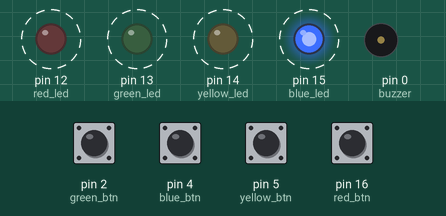
A sketch run on a simulated Arduino Uno, built with avr-gcc and run on an emulated ATmega328P. Shown: output pins drawn as LEDs (lit = HIGH), buzzer (waves = sounding). Dashed ring = blinking. The test bench sets the inputs (shaded band); at power-on: pin 2 (green_btn), pin 4 (blue_btn), pin 5 (yellow_btn), pin 16 (red_btn) HIGH. Random numbers use the default seed unless the sketch sets one; what the sketch prints to the serial monitor is not drawn.

Above: at 2.05 s.
2.1 s: pin 5 (yellow_btn) pulled LOW for 0.5 s
At 4.6 s:
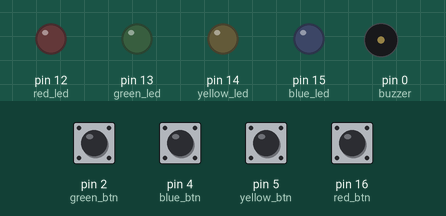
4.9 s: pin 2 (green_btn) pulled LOW for 0.5 s
At 5.7 s:
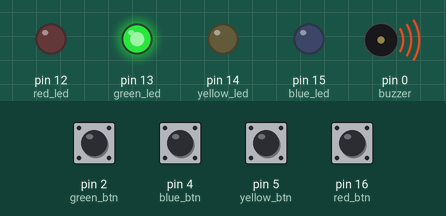
8.4 s: pin 5 (yellow_btn) pulled LOW for 1 s
At 9.3 s:
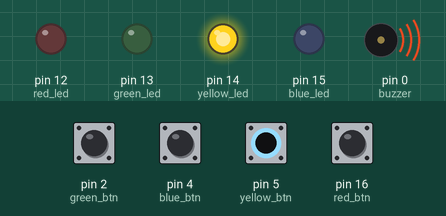
11.0 s: pin 4 (blue_btn) pulled LOW for 0.5 s
At 11.5 s:
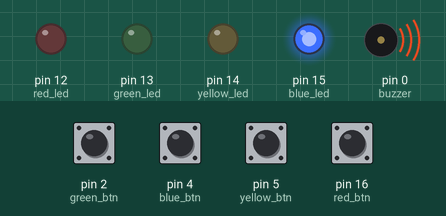
Timing chart, 0 to 15.0 s (numbered marks = the images above; inputs shaded):
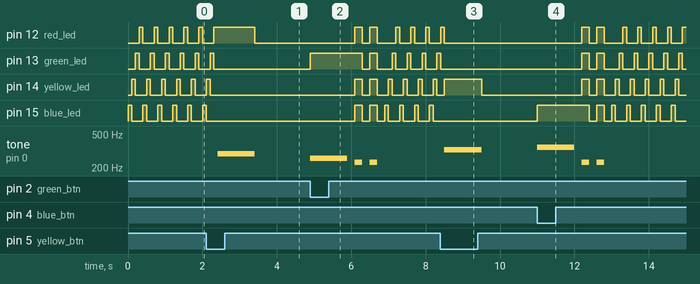

The sketch:

mini-simon.ino
```cpp
/*
 * Created by Myungji
 * This program demonstrates Simon Game
 * class : IT892 (IIT)
 */

const int MAX_LEVEL = 10;  //you can set up
int sequence[MAX_LEVEL];
int sound[MAX_LEVEL];
int gamer_sequence[MAX_LEVEL];
int dingDongDang[4] = {523, 659, 783, 1046};

int level = 1;
int sounds = 0;
int velocity = 1000;

const int green_led = 13;
const int red_led = 12;
const int yellow_led = 14;
const int blue_led = 15;

const int green_btn = 2;
const int red_btn = 16;
const int yellow_btn = 5;
const int blue_btn = 4;

const int buzzer = 0;


void setup() {
  Serial.begin(9600);
  pinMode(green_led, OUTPUT); //green_led
  pinMode(red_led, OUTPUT); //red_led
  pinMode(yellow_led, OUTPUT); //yellow_led
  pinMode(blue_led, OUTPUT); //blue_led

  pinMode(green_btn, INPUT_PULLUP); //button 1, green_btn
  pinMode(red_btn, INPUT_PULLUP); //button 2, red_btn
  pinMode(yellow_btn, INPUT_PULLUP); //button 3, yellow_btn
  pinMode(blue_btn, INPUT_PULLUP); //button 4, blue_btn

  pinMode(buzzer, OUTPUT); //buzzer
}

//ready to play game
//when yellow button is pushed, Game Start
void loop() {

  //ready to start game
  if (level == 1) {
    set_sequence();

    for (int i = 15; i >= 12; i--) { //flashing leds
      digitalWrite(i, HIGH);
      delay(100);
      digitalWrite(i, LOW);
    }
  }

  //start game
  if (digitalRead(yellow_btn) == LOW || level != 1) { //start button == button 1
    Serial.print("Game Start");
    show_sequence();
    get_sequence();
  }

  //end game
  if (level == MAX_LEVEL) {
    Serial.print("Good job!!");
    for(int i = 0; i < 4; i++){
      digitalWrite(12+i, HIGH);
      tone(buzzer, dingDongDang[i]);
      delay(1000);
      noTone(buzzer);
    }
    level = 1;
  }
}

//make sequence for game
//create array of sequence
void set_sequence() {
  randomSeed(millis()); //true random

  for (int i = 0; i < MAX_LEVEL; i++) {
    sequence[i] = random(12, 16);

    switch (sequence[i]) { //convert color to sound
      case blue_led:
        sounds = 349; //Fa
        break;
      case yellow_led:
        sounds = 329; //Mi
        break;
      case red_led:
        sounds = 293; //Re
        break;
      case green_led:
        sounds = 261; //Do
        break;
    }
    sound[i] = sounds;
  }
}

//show arrays of led and sound
void show_sequence() {
  digitalWrite(green_led, LOW);
  digitalWrite(red_led, LOW);
  digitalWrite(yellow_led, LOW);
  digitalWrite(blue_led, LOW);

  for (int i = 0; i < level; i++) {
    digitalWrite(sequence[i], HIGH);
    tone(buzzer, sound[i]);
    delay(velocity);
    digitalWrite(sequence[i], LOW);
    noTone(buzzer);
    delay(200);
  }
}

//game
void get_sequence() {
  int flag = 0; //flag correct sequence

  for (int i = 0; i < level; i++) {
    flag = 0;

    while (flag == 0) {

      if (digitalRead(green_btn) == LOW) {
        digitalWrite(green_led, HIGH);
        tone(buzzer, 261); //Do
        delay(velocity);
        noTone(buzzer);
        gamer_sequence[i] = green_led;
        flag = 1;
        delay(200);

        if (gamer_sequence[i] != sequence[i]) {
          wrong_sequence();
          return;
        }
        digitalWrite(green_led, LOW);
      }

      if (digitalRead(red_btn) == LOW) {
        digitalWrite(red_led, HIGH);
        tone(buzzer, 293); //Re
        delay(velocity);
        noTone(buzzer);
        gamer_sequence[i] = red_led;
        flag = 1;
        delay(200);

        if (gamer_sequence[i] != sequence[i]) {
          wrong_sequence();
          return;
        }
        digitalWrite(red_led, LOW);
      }

      if (digitalRead(yellow_btn) == LOW) {
        digitalWrite(yellow_led, HIGH);
        tone(buzzer, 329); //Mi
        delay(velocity);
        noTone(buzzer);
        gamer_sequence[i] = yellow_led;
        flag = 1;
        delay(200);

        if (gamer_sequence[i] != sequence[i]) {
          wrong_sequence();
          return;
        }
        digitalWrite(yellow_led, LOW);
      }

      if (digitalRead(blue_btn) == LOW) {
        digitalWrite(blue_led, HIGH);
        tone(buzzer, 349); //Fa
        delay(velocity);
        noTone(buzzer);
        gamer_sequence[i] = blue_led;
        flag = 1;
        delay(200);

        if (gamer_sequence[i] != sequence[i]) {
          wrong_sequence();
          return;
        }
        digitalWrite(blue_led, LOW);
      }
    }
  }

  //correct!
  right_sequence();
}


//when user input correct buttons
//blink leds, level up and increase velocity
void right_sequence() {
  delay(500);

  if (level < MAX_LEVEL) {
    level++;
  }
  velocity -= 50; //increases difficulty
}


//When user input wrong button
//start begining
void wrong_sequence() {
  Serial.print("Wrong Input!");
  for (int i = 0; i < 2; i++) {
    digitalWrite(green_led, HIGH);
    digitalWrite(red_led, HIGH);
    digitalWrite(yellow_led, HIGH);
    digitalWrite(blue_led, HIGH);
    tone(buzzer, 233);
    delay(200);

    digitalWrite(green_led, LOW);
    digitalWrite(red_led, LOW);
    digitalWrite(yellow_led, LOW);
    digitalWrite(blue_led, LOW);
    noTone(buzzer);
    delay(200);
  }
  //Initialization
  level = 1;
  velocity = 1000;
}
```

Measured:
- after the input at 2.1 s, tone on pin 0 (buzzer): silent → 293 Hz after 0.31 s, → silent 1.0 s later
- after the input at 4.9 s, pin 12 (red_led): LOW → HIGH after 1.2 s, → LOW 0.20 s later, → HIGH 0.20 s later, → LOW 0.20 s later, … (10 changes in this stretch); pin 13 (green_led): goes HIGH 1.4 s, LOW 0.20 s, HIGH 0.20 s, LOW 0.40 s, 3 × (HIGH 0.10 s, LOW 0.30 s), then HIGH, starting at once
- after the input at 8.4 s, tone on pin 0 (buzzer): silent → 329 Hz after 0.10 s, → silent 1.0 s later
- after the input at 11.0 s, pin 12 (red_led): goes HIGH 0.20 s, LOW 0.20 s, HIGH 0.20 s, LOW 0.50 s, 4 × (HIGH 0.10 s, LOW 0.30 s), then HIGH, starting after 1.2 s; pin 13 (green_led): goes HIGH 0.20 s, LOW 0.20 s, HIGH 0.20 s, LOW 0.40 s, 4 × (HIGH 0.10 s, LOW 0.30 s), HIGH 0.10 s, then LOW, starting after 1.2 s
